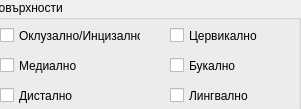
<?xml version="1.0" encoding="UTF-8"?>
<ui version="4.0">
 <class>SurfaceSelector</class>
 <widget class="QWidget" name="SurfaceSelector">
  <property name="geometry">
   <rect>
    <x>0</x>
    <y>0</y>
    <width>301</width>
    <height>109</height>
   </rect>
  </property>
  <property name="windowTitle">
   <string>SurfaceSelector</string>
  </property>
  <widget class="QGroupBox" name="groupBox">
   <property name="geometry">
    <rect>
     <x>-10</x>
     <y>0</y>
     <width>311</width>
     <height>111</height>
    </rect>
   </property>
   <property name="title">
    <string>Повърхности</string>
   </property>
   <widget class="QCheckBox" name="l_check">
    <property name="geometry">
     <rect>
      <x>180</x>
      <y>80</y>
      <width>81</width>
      <height>31</height>
     </rect>
    </property>
    <property name="text">
     <string>Лингвално</string>
    </property>
   </widget>
   <widget class="QCheckBox" name="m_check">
    <property name="geometry">
     <rect>
      <x>10</x>
      <y>50</y>
      <width>81</width>
      <height>31</height>
     </rect>
    </property>
    <property name="text">
     <string>Медиално</string>
    </property>
   </widget>
   <widget class="QCheckBox" name="o_check">
    <property name="geometry">
     <rect>
      <x>10</x>
      <y>20</y>
      <width>141</width>
      <height>31</height>
     </rect>
    </property>
    <property name="text">
     <string>Оклузално/Инцизално</string>
    </property>
   </widget>
   <widget class="QCheckBox" name="c_check">
    <property name="geometry">
     <rect>
      <x>180</x>
      <y>20</y>
      <width>101</width>
      <height>31</height>
     </rect>
    </property>
    <property name="text">
     <string>Цервикално</string>
    </property>
   </widget>
   <widget class="QCheckBox" name="b_check">
    <property name="geometry">
     <rect>
      <x>180</x>
      <y>50</y>
      <width>81</width>
      <height>31</height>
     </rect>
    </property>
    <property name="text">
     <string>Букално</string>
    </property>
   </widget>
   <widget class="QCheckBox" name="d_check">
    <property name="geometry">
     <rect>
      <x>10</x>
      <y>80</y>
      <width>81</width>
      <height>31</height>
     </rect>
    </property>
    <property name="text">
     <string>Дистално</string>
    </property>
   </widget>
  </widget>
 </widget>
 <layoutdefault spacing="6" margin="11"/>
 <resources/>
 <connections/>
</ui>
